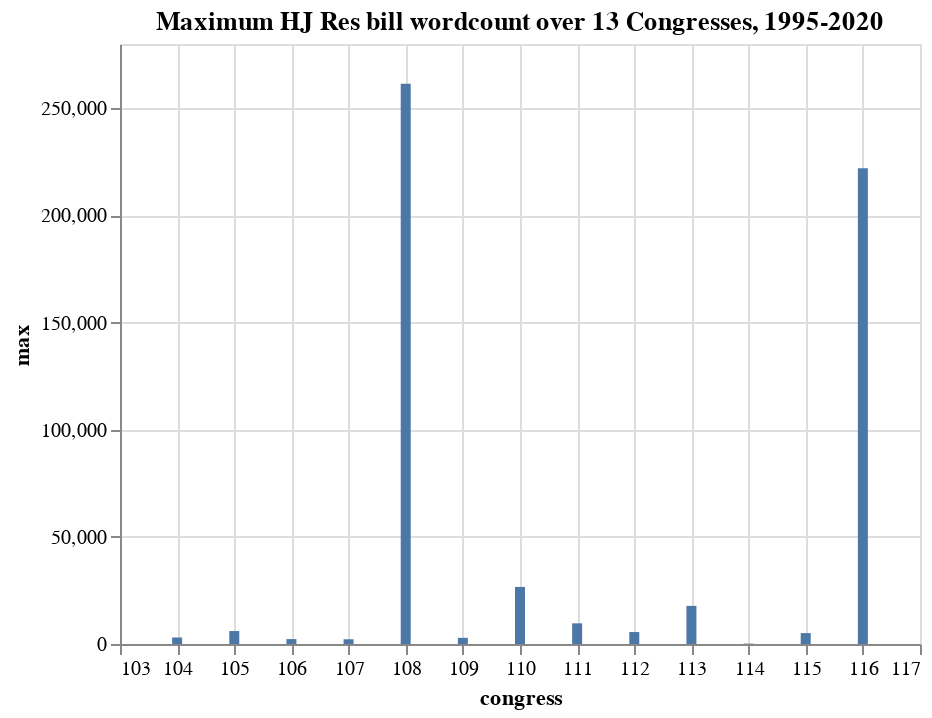

The cell this chart's notebook holds for it:
### Markdown cell above
#### Graphing the maximum senate bill word count by congress

### Code cell
alt.Chart(summary).mark_bar().encode(
    x='congress',
    y='max'
).properties(
    title='Maximum HJ Res bill wordcount over 13 Congresses, 1995-2020'
)

### Figure 1 — Vega-Lite specification as saved in the notebook (floating-point values rounded to 4 significant figures)
{"config": {"view": {"continuousWidth": 400, "continuousHeight": 300}}, "data": {"name": "data-d28dd3947dabdbc2ff6c0abe7cc9ff90"}, "mark": "bar", "encoding": {"x": {"type": "quantitative", "field": "congress"}, "y": {"type": "quantitative", "field": "max"}}, "title": "Maximum HJ Res bill wordcount over 13 Congresses, 1995-2020", "$schema": "https://vega.github.io/schema/vega-lite/v4.8.1.json", "datasets": {"data-d28dd3947dabdbc2ff6c0abe7cc9ff90": [{"congress": 104, "mean": 1034.0, "median": 286.5, "max": 3038.0, "min": 153.0}, {"congress": 105, "mean": 900.7, "median": 178.5, "max": 6049.0, "min": 101.0}, {"congress": 106, "mean": 339.7, "median": 134.5, "max": 2288.0, "min": 103.0}, {"congress": 107, "mean": 513.3, "median": 242.0, "max": 2210.0, "min": 105.0}, {"congress": 108, "mean": 14980.0, "median": 329.0, "max": 261400.0, "min": 104.0}, {"congress": 109, "mean": 405.2, "median": 189.5, "max": 2868.0, "min": 105.0}, {"congress": 110, "mean": 3436.0, "median": 284.5, "max": 26640.0, "min": 103.0}, {"congress": 111, "mean": 1159.0, "median": 392.0, "max": 9646.0, "min": 103.0}, {"congress": 112, "mean": 2196.0, "median": 1862.0, "max": 5582.0, "min": 103.0}, {"congress": 113, "mean": 2506.0, "median": 321.5, "max": 17800.0, "min": 107.0}, {"congress": 114, "mean": 126.7, "median": 104.0, "max": 173.0, "min": 103.0}, {"congress": 115, "mean": 458.9, "median": 149.5, "max": 5098.0, "min": 128.0}, {"congress": 116, "mean": 28040.0, "median": 177.5, "max": 222000.0, "min": 117.0}]}}
